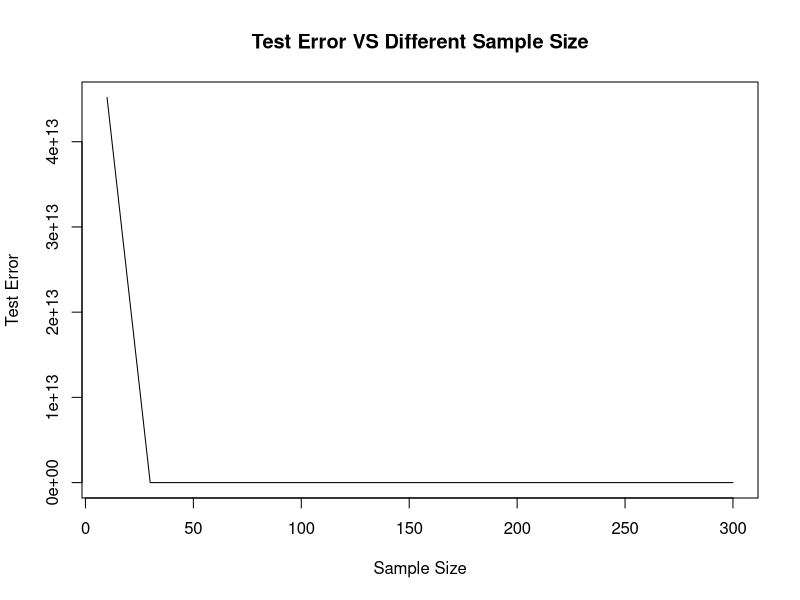

Generate this figure with R:
#change the current working directory to the following directory
setwd(dir = "C:/Users/Karan/Documents/Praxis Material/Machine Learning/Polynomial regression assignment" )

fram = read.csv("RealEstateValuation.csv")

#creating training and test data
set.seed(1)
random_number_list = sample(1:nrow(fram))
k = (7/8) * nrow(fram)
train_set = fram[random_number_list[1:k], ]
m = as.integer(k) + 1
test_set  = fram[random_number_list[m:nrow(fram)], ]

sample_size   = c(10,30,50,80,100,150,200,250,270,300)

test_error_df = data.frame(matrix(ncol = 2, nrow= 0 ))

for(i in (sample_size)){
  set.seed(1)
  train_list = sample(1:nrow(train_set), i)
  train_data = train_set[train_list,]
  
  #=============================================================================================
  # FITTING A POLYNOMIAL REGRESSION OF ORDER 7
  #=============================================================================================
  
  m7 = lm(House.price.of.unit.area ~ Distance.to.the.nearest.MRT.station
          + I(Distance.to.the.nearest.MRT.station^2)
          + I(Distance.to.the.nearest.MRT.station^3)
          + I(Distance.to.the.nearest.MRT.station^4)
          + I(Distance.to.the.nearest.MRT.station^5)
          + I(Distance.to.the.nearest.MRT.station^6)
          + I(Distance.to.the.nearest.MRT.station^7), train_data)
  
  #TRAIN AND TEST ACCURACY
  train_error = sum(m7$residuals^2)
  pred_set    = predict(m7, newdata = test_set)
  test_error  = sum((pred_set-test_set$House.price.of.unit.area)^2)
  test_error_df = rbind(test_error_df, c(i, test_error))
}

colnames(test_error_df) = c('Sample_Size', 'Test_Error')

plot(test_error_df$Sample_Size, test_error_df$Test_Error, pch=19, cex=0.5, type = 'l', 
     main = "Test Error VS Different Sample Size", xlab = 'Sample Size', ylab = 'Test Error')